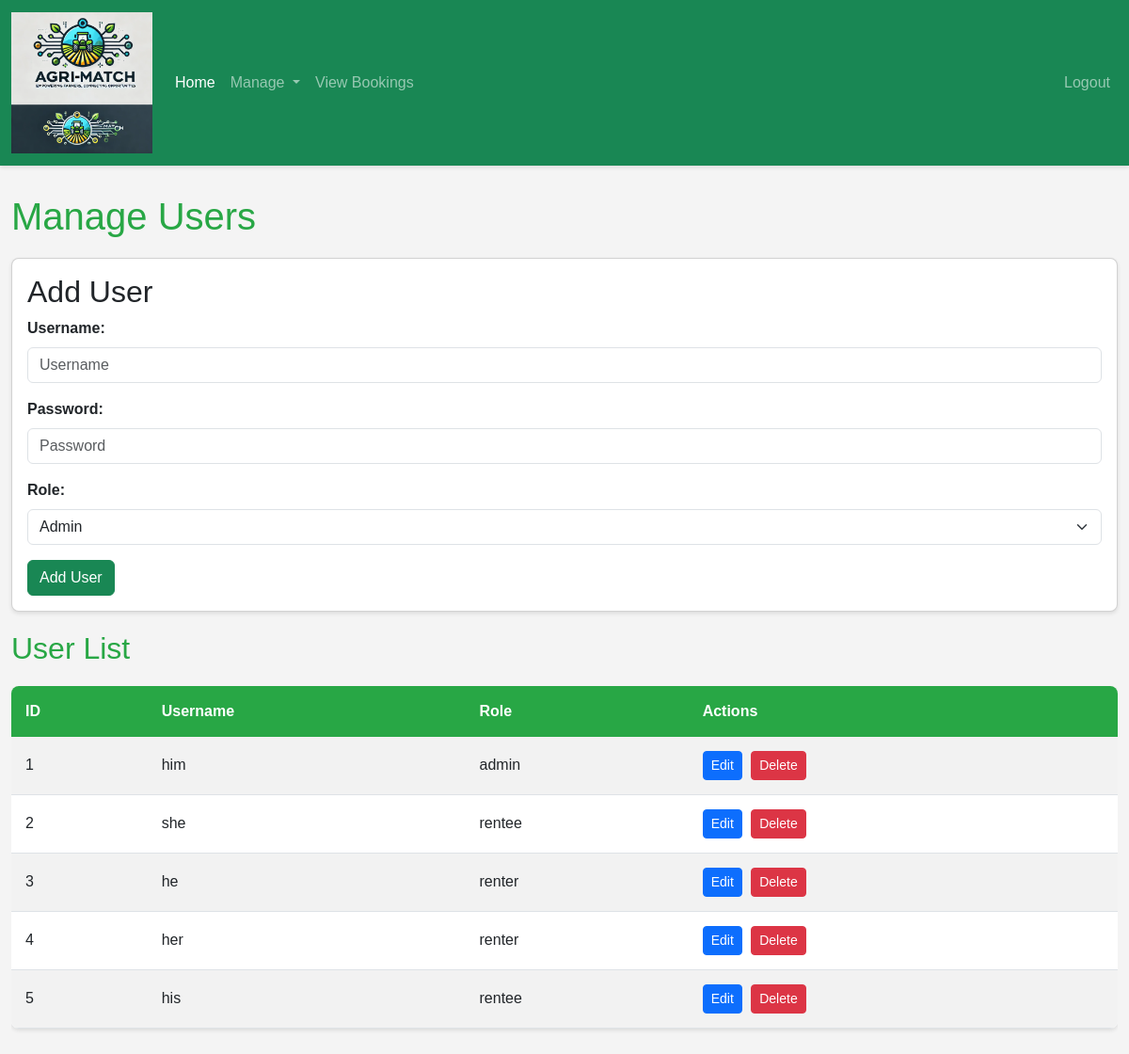
The page /manage_users.php (signed in) on the database its author committed.
### tables this page shows
CREATE TABLE `users` (
  `id` int(11) NOT NULL,
  `username` varchar(50) NOT NULL,
  `password` varchar(255) NOT NULL,
  `role` enum('renter','rentee','admin') NOT NULL
);

### manage_users.php (the view, shortened to what this page needs)
<?php
$conn = new mysqli("localhost", "root", "", "agrimatch");
$sql = "SELECT * FROM users";
$result = $conn->query($sql);
?>
<!DOCTYPE html>
<html lang="en">
<head>
    <link href="https://cdn.jsdelivr.net/npm/bootstrap@5.3.0-alpha1/dist/css/bootstrap.min.css" rel="stylesheet">
    <link href="https://cdnjs.cloudflare.com/ajax/libs/font-awesome/6.0.0-beta3/css/all.min.css" rel="stylesheet">
</head>
<body>
   <nav class="navbar navbar-expand-lg navbar-dark bg-success">
        <div class="container-fluid">
            <a class="navbar-brand" href="admin_dashboard.php">
                <img src="images/logo.png" alt="Agri-Match Logo" width="150">
            </a>
            <div class="collapse navbar-collapse" id="navbarNav">
                <ul class="navbar-nav me-auto">
                    <li class="nav-item"><a class="nav-link active" href="admin_dashboard.php">Home</a></li>
                    <li class="nav-item dropdown">
                        <a class="nav-link dropdown-toggle" href="#" id="manageDropdown" role="button"
                           data-bs-toggle="dropdown" aria-expanded="false">
                            Manage
                        </a>
                    </li>
                    <li class="nav-item"><a class="nav-link" href="view_bookings.php">View Bookings</a></li>
                </ul>
                <ul class="navbar-nav">
                    <li class="nav-item"><a class="nav-link" href="logout.php">Logout</a></li>
                </ul>
            </div>
        </div>
    </nav>
    <div class="container">
        <h1>Manage Users</h1>
        <div class="card">
            <div class="card-body">
                <h2 class="card-title">Add User</h2>
                <form method="POST">
                    <div class="mb-3">
                        <label for="username" class="form-label">Username:</label>
                        <input type="text" class="form-control" name="username" id="username" placeholder="Username" required>
                    </div>
                    <div class="mb-3">
                        <label for="password" class="form-label">Password:</label>
                        <input type="password" class="form-control" name="password" id="password" placeholder="Password" required>
                    </div>
                    <div class="mb-3">
                        <label for="role" class="form-label">Role:</label>
                        <select name="role" id="role" class="form-select" required>
                            <option value="admin">Admin</option>
                        </select>
                    </div>
                    <button type="submit" name="add_user" class="btn btn-success">Add User</button>
                </form>
            </div>
        </div>
        <h2>User List</h2>
        <div class="table-responsive">
            <table class="table table-striped">
                <thead>
                    <tr>
                        <th>ID</th>
                        <th>Username</th>
                        <th>Role</th>
                        <th>Actions</th>
                    </tr>
                </thead>
                <tbody>
                    <?php
                    if ($result->num_rows > 0) {
                        while ($row = $result->fetch_assoc()) {
                            echo "<tr>
                                    <td>" . htmlspecialchars($row['id']) . "</td>
                                    <td>" . htmlspecialchars($row['username']) . "</td>
                                    <td>" . htmlspecialchars($row['role']) . "</td>
                                    <td class='action-buttons'>
                                        <button class='btn btn-primary btn-sm' onclick='openEditForm(" . htmlspecialchars(json_encode($row)) . ")'>Edit</button>
                                        <a href='manage_users.php?delete_id=" . htmlspecialchars($row['id']) . "' class='btn btn-danger btn-sm' onclick='return confirm(\"Are you sure you want to delete this user?\")'>Delete</a>
                                    </td>
                                  </tr>";
                        }
                    } else {
                        echo "<tr><td colspan='4' class='text-center'>No users found.</td></tr>";
                    }
                    ?>
                </tbody>
            </table>
        </div>
    </div>
</body>
</html>

### manage_users.php (style rules this page uses)
body { font-family: Arial, sans-serif; background-color: #f4f4f4; }
.navbar { box-shadow: 0 2px 4px rgba(0,0,0,0.1); }
.container { max-width: 1200px; margin-top: 30px; margin-bottom: 30px; }
.card { border-radius: 8px; box-shadow: 0 2px 4px rgba(0,0,0,0.1); margin-bottom: 20px; }
.table { background-color: #fff; border-radius: 8px; overflow: hidden; box-shadow: 0 2px 4px rgba(0,0,0,0.1); }
.table thead th { background-color: #28a745; color: white; border: none; padding: 15px; }
.table tbody td { padding: 15px; vertical-align: middle; }
.table-striped tbody tr:nth-of-type(odd) { background-color: #f8f9fa; }
h1, h2 { color: #28a745; margin-bottom: 20px; }
.form-label { font-weight: bold; }
.action-buttons .btn { margin-right: 5px; }

### rows shown on the page
users: id "1", username "him", role "admin"
users: id "2", username "she", role "rentee"
users: id "3", username "he", role "renter"
users: id "4", username "her", role "renter"
users: id "5", username "his", role "rentee"
